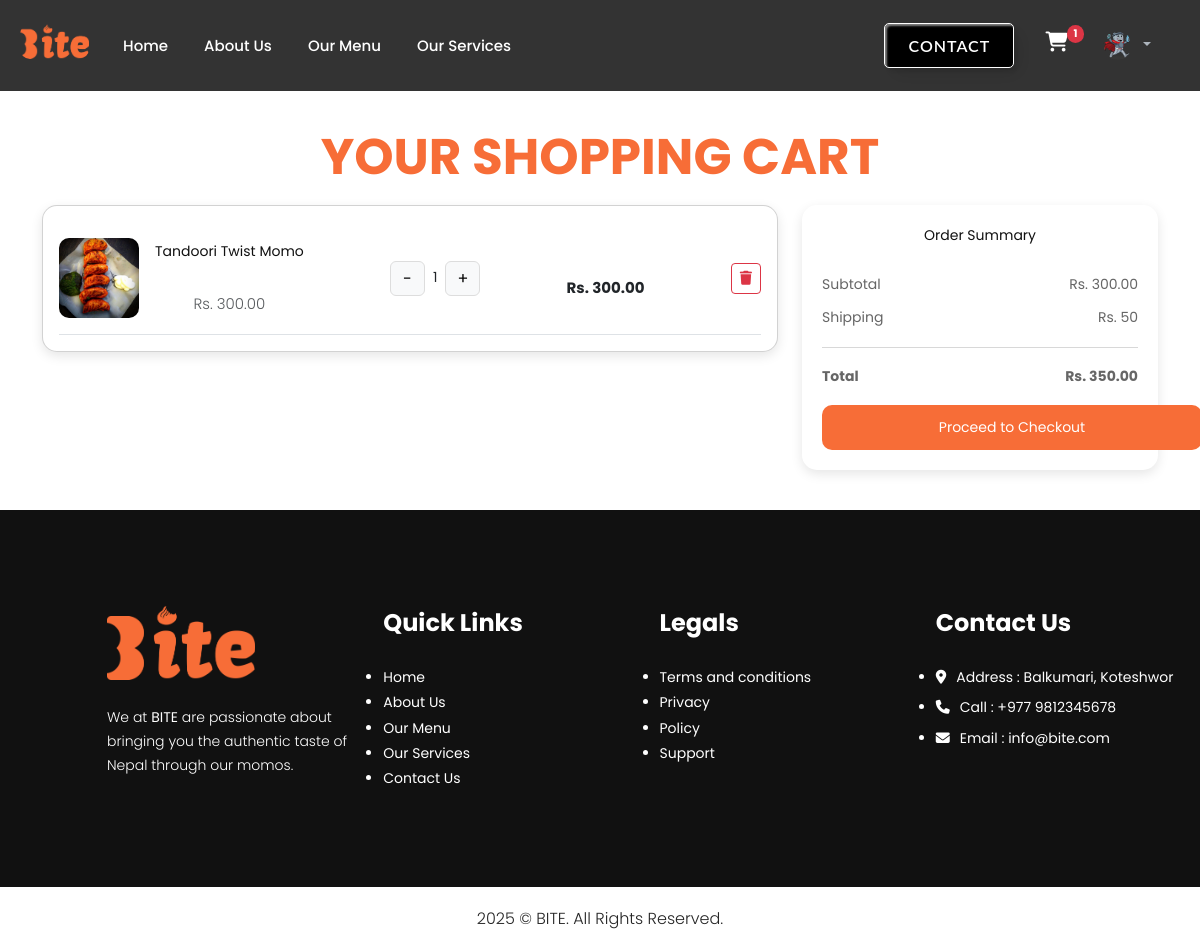
The app's page /cart/ (signed in) with its own data.
### accounts/models.py (models this page shows)
class Profile(models.Model):
    user=models.OneToOneField(User, on_delete=models.CASCADE,related_name='profile')
    profile_picture=models.ImageField(upload_to="profile_picture")
    bio=models.TextField()
    dob=models.DateField(null=True)
    phone=models.CharField(max_length=50)
    address=models.CharField(max_length=200)
    created_date=models.DateTimeField(auto_now_add=True)

### core/models.py (models this page shows, shortened)
class CartItem(models.Model):
    user = models.ForeignKey(User, on_delete=models.CASCADE)
    product = models.ForeignKey(Momo, on_delete=models.CASCADE)
    quantity = models.PositiveIntegerField(default=1)
    def total_price(self):
        return self.product.price * self.quantity

class Momo(models.Model):
    name = models.CharField(max_length=200)
    category = models.ForeignKey(Category, on_delete=models.CASCADE)
    desc = models.TextField(blank=True)
    price = models.DecimalField(max_digits=8, decimal_places=2)
    image = models.ImageField(upload_to="images")

### core/views.py (the view)
# urls.py: path("cart/",cart, name="cart"),
@login_required(login_url='login')
def cart(request):
    cart_items = CartItem.objects.filter(user=request.user)
    subtotal = sum(item.total_price() for item in cart_items)
    shipping = 50 if subtotal > 0 else 0  # flat shipping fee
    total = subtotal + shipping
    return render(request, 'core/cart.html', {
        'cart_items': cart_items,
        'subtotal': subtotal,
        'shipping': shipping,
        'total': total
    })

### core/context_processors.py (called while the page is built)
def cart_item_count(request):
    if request.user.is_authenticated:
        count = CartItem.objects.filter(user=request.user).count()
    else:
        count = 0
    return {'cart_item_count': count}

### core/templates/core/cart.html (shortened to what this page needs)
{% extends "core/base.html" %}
{% load static %}
{% block content %}
<div class="container" style="padding-top: 120px; padding-bottom: 40px; text-align: center;">
  <h2 class="cart-text">Your Shopping Cart</h2>
  <div class="row">
    <div class="col-lg-8">
      <div class="card cart-card p-3 mb-3">
        {% for item in cart_items %}
        <div class="d-flex align-items-center justify-content-between border-bottom py-3">
          <div class="d-flex align-items-center gap-3">
            <img src="{{ item.product.image.url }}" class="cart-img" alt="{{ item.product.name }}">
            <div>
              <h5 class="mb-1">{{ item.product.name }}</h5>
              <p class="mb-0 text-muted">Rs. {{ item.product.price }}</p>
            </div>
          </div>
          <div class="d-flex align-items-center gap-2">
            <form action="{% url 'decrease_quantity' item.id %}" method="post">{% csrf_token %}
              <button type="submit" class="btn btn-light btn-quantity">-</button>
            </form>
            <span>{{ item.quantity }}</span>
            <form action="{% url 'increase_quantity' item.id %}" method="post">{% csrf_token %}
              <button type="submit" class="btn btn-light btn-quantity">+</button>
            </form>
          </div>
          <div>
            <p class="mb-0 fw-bold">Rs. {{ item.total_price }}</p>
          </div>
          <form action="{% url 'remove_from_cart' item.id %}" method="post">{% csrf_token %}
            <button type="submit" class="btn btn-outline-danger btn-sm"><i class="fa-solid fa-trash"></i></button>
          </form>
        </div>
        {% empty %}
        <p class="text-center my-3">Your cart is empty 🛒</p>
        {% endfor %}
      </div>
    </div>
    <div class="col-lg-4">
      <div class="summary-card">
        <h5 class="mb-3">Order Summary</h5>
        <div class="d-flex justify-content-between mb-2">
          <span>Subtotal</span>
          <span>Rs. {{ subtotal }}</span>
        </div>
        <div class="d-flex justify-content-between mb-2">
          <span>Shipping</span>
          <span>Rs. {{ shipping }}</span>
        </div>
        <hr>
        <div class="d-flex justify-content-between fw-bold mb-3">
          <span>Total</span>
          <span>Rs. {{ total }}</span>
        </div>
       <button type="button" class="checkout-btn" data-bs-toggle="modal" data-bs-target="#checkoutModal">
              Proceed to Checkout
            </button>
      </div>
    </div>
  </div>
</div>
<div class="position-fixed top-0 end-0 p-3" style="z-index: 1100;">
</div>
 {% endblock content %}

### core/templates/core/base.html (shortened to what this page needs)
<!DOCTYPE html>
{% load static %}
<html lang="en">
<head>
   <link rel="stylesheet" href="https://cdnjs.cloudflare.com/ajax/libs/fancybox/2.1.5/jquery.fancybox.min.css"
      media="screen">
   <link rel="stylesheet" href="https://cdn.jsdelivr.net/npm/bootstrap@5.3.0/dist/css/bootstrap.min.css">
   <link rel="stylesheet" href="https://cdn.jsdelivr.net/npm/bootstrap@5.3.0/dist/js/bootstrap.bundle.min.js">
<link rel="stylesheet" href="//cdn.jsdelivr.net/npm/alertifyjs@1.14.0/build/css/alertify.min.css"/>
    <link href="https://unpkg.com/aos@2.3.1/dist/aos.css" rel="stylesheet">
   <link rel="stylesheet" href="{% static 'css/style.css' %}">
   <link rel="stylesheet" href="{% static 'css/s.css' %}">
</head>
<body>
   <nav class="navbar navbar-expand-lg new_navbar bg-transparent" data-bs-theme="dark">
      <div class="container-fluid nav-container">
        <a class="navbar-brand brand-logo" href="/">
  <img src="{% static 'images/Bbbite.png' %}" alt="Momos Logo">
</a>
         <div class="collapse navbar-collapse" id="navbarSupportedContent">
            <ul class="navbar-nav me-auto mb-2 mb-lg-0">
               <li class="nav-item  ">
                  <a class="nav-link" href="{%url 'index' %}">Home</a>
               </li>
               <li class="nav-item ">
                  <a class="nav-link" href="{% url 'about' %}">About Us</a>
               </li>
               <li class="nav-item  ">
                  <a class="nav-link" href="{% url 'menu' %}">Our Menu</a>
               </li>
               <li class="nav-item  ">
                  <a class="nav-link" href="{% url 'services' %}">Our Services</a>
               </li>
            </ul>
            <div class="nav-right">
            <a href="{% url 'contact' %}"><button class="custom-btn btn-1" style="height: 45px; ">Contact</button></a>
            <div class="d=flex gap-3 px-3">
               {% if request.user.is_authenticated %}
              <div class="dropdown">
           <a href="{% url 'cart' %}" class="position-relative">
    <i class="fa-solid fa-cart-shopping" id="cart-btn"></i>
    {% if cart_item_count > 0 %}
    <span class="position-absolute top-0 start-100 badge rounded-pill bg-danger cart-badge">
        {{ cart_item_count }}
    </span>
    {% endif %}
</a>
  <button class="btn dropdown-toggle" type="button" data-bs-toggle="dropdown" aria-expanded="false">
    {% if request.user.profile.profile_picture %}
    <img src="{{request.user.profile.profile_picture.url }}" style="height: 35px; width: 35px; border-radius: 50%; border: 3px solid rgba(255, 255, 255, 0);" alt="">
   {% else %}
   <img src="{% static 'images/avatar.png' %}" style="height: 35px; width: 35px; border-radius: 50%; border: 3px solid rgb(255, 255, 255); background-color: rgba(255, 255, 255, 0);" alt="">
   {% endif %}
  </button>
</div>
               {% else %}
                  <a href="{% url 'login' %}"><button class="auth_btn" >Login</button></a>
             <a href="{% url 'register' %}"><button class="auth_btn">Register</button></a>
               {% endif %}
            </div>
            </div>
         </div>
      </div>
   </nav>
{% block content %}
{% endblock content %}
    <div class="footer_section layout_padding">
      <div class="container-fluid">
         <div class="row" style="padding-left: 95px;">
            <div class="col-lg-3 col-sm-6">
               <img src="{% static 'images/Bbbite.png' %}" alt="Momos Logo" style="height: 75px; width: auto;"> <br>
               <p class="footer_text" style="width: 250px; padding-top: 25px;">We at <b style="font: bold;">BITE</b> are passionate about bringing you
                  the authentic taste of Nepal through our momos. </p>
            </div>
            <div class="col-lg-3 col-sm-6">
               <h3 class="useful_text">Quick Links</h3>
               <div class="footer_menu">
                  <ul>
                     <li><a href="{%url 'index' %}">Home</a></li>
                     <li><a href="{% url 'about' %}">About Us</a></li>
                     <li><a href="{% url 'menu' %}">Our Menu</a></li>
                     <li><a href="{% url 'services' %}">Our Services</a></li>
                     <li><a href="{% url 'contact' %}">Contact Us</a></li>
                  </ul>
               </div>
            </div>
            <div class="col-lg-3 col-sm-6">
               <h3 class="useful_text">Legals</h3>
               <div class="footer_menu">
                  <ul>
                     <li><a href="#">Terms and conditions</a></li>
                     <li><a href="#">Privacy</a></li>
                     <li><a href="#">Policy</a></li>
                     <li><a href="#">Support</a></li>
                  </ul>
               </div>
            </div>
            <div class="col-lg-3 col-sm-6">
               <h1 class="useful_text">Contact Us</h1>
               <div class="location_text">
                  <ul>
                     <li>
                        <a href="#">
                           <i class="fa fa-map-marker" aria-hidden="true"></i><span class="padding_left_10">Address :
                              Balkumari, Koteshwor</span>
                        </a>
                     </li>
                     <li>
                        <a href="tel:9816107823">
                           <i class="fa fa-phone" aria-hidden="true"></i><span class="padding_left_10">Call :
                              +977 9812345678</span>
                        </a>
                     </li>
                     <li>
                        <a href="mailto:sujanthadarai710@gmail.com ">
                           <i class="fa fa-envelope" aria-hidden="true"></i><span class="padding_left_10">Email :
                              info@bite.com</span>
                        </a>
                     </li>
                  </ul>
               </div>
            </div>
         </div>
      </div>
   </div>
   <div class="copyright_section">
      <div class="container">
         <p class="copyright_text">2025 &copy; BITE. All Rights Reserved.</p>
      </div>
   </div>
</body>
</html>

### core/static/css/style.css (style rules this page uses)
* { box-sizing: border-box !important; transition: ease all 0.5s; }
html { scroll-behavior: smooth; }
body { color: #666666; font-size: 14px; font-family: 'Poppins', sans-serif; line-height: 1.80857; font-weight: normal; overflow-x: hidden !important; margin: 0; padding: 0; }
a { color: #1f1f1f; text-decoration: none !important; outline: none !important; transition: all 0.3s ease-in-out; }
h1, h2, h3, h4, h5, h6 { letter-spacing: 0; font-weight: normal; position: relative; padding: 0 0 10px 0; line-height: normal; color: #111111; margin: 0; }
h1 { font-size: 24px; }
h2 { font-size: 22px; }
h3 { font-size: 18px; }
h5 { font-size: 14px; }
p { margin: 20px 0; font-weight: 300; font-size: 15px; line-height: 24px; }
img { max-width: 100%; height: auto; }
.layout_padding { padding: 90px 0; }
.new_navbar { padding: 15px 0; transition: all 0.3s ease; position: fixed; width: 100%; top: 0; z-index: 1000; background-color: rgba(0, 0, 0, 0.8) !important; }
.nav-container { padding: 0 20px; }
.brand-logo { font-size: 28px; font-weight: 700; color: white !important; }
.navbar-nav .nav-link { color: white !important; font-weight: 500; margin: 0 10px; position: relative; font-size: 15px; }
.custom-btn { padding: 8px 20px; border: none; font-size: 16px; color: #fff; border-radius: 5px; letter-spacing: 1px; font-weight: 600; text-transform: uppercase; cursor: pointer; transition: all 0.3s ease; outline: none; background: #f76d37; }
#cart-btn { font-size: 20px; color: white; padding-right:15px; }
.nav-right { display: flex; flex-direction: row; justify-content: center; align-items: center; gap: 15px; }
.footer_section { width: 100%; float: left; background: #111111 !important; height: auto; padding: 95px 0px; }
.useful_text { width: 100%; font-size: 24px; color: white; margin-bottom: 15px; font-weight: bold; }
.footer_text { width: 100%; float: left; font-size: 14px; color:white; margin: 0px; }
.footer_menu { width: 100%; float: left; }
.footer_menu ul { margin: 0px; padding: 0px; }
.footer_menu li { font-size: 14px; color: #ffffff; }
.footer_menu li a { color: #ffffff; }
.location_text { width: 100%; float: left; }
.location_text ul { margin: 0px; padding: 0px; }
.location_text li { font-size: 14px; color: #ffffff; padding: 0px 0px 5px 0px; }
.location_text li a { color: #ffffff; }
.padding_left_10 { padding-left: 10px; }
.copyright_section { width: 100%; float: left; background-color: #ffffff; height: auto; }
.copyright_text { width: 100%; float: left; font-size: 16px; color: #252525; text-align: center; margin-left: 0px; }

### core/static/css/s.css (style rules this page uses)
html { scroll-behavior: smooth; }
.custom-btn { width: 130px; height: 40px; color: #fff; border-radius: 5px; font-family: 'Lato', sans-serif; font-weight: 500; background: transparent; cursor: pointer; transition: all 0.3s ease; position: relative; display: inline-block; box-shadow: inset 2px 2px 2px 0px rgba(255, 255, 255, .5), 7px 7px 20px 0px rgba(0, 0, 0, .1), 4px 4px 5px 0px rgba(0, 0, 0, .1); outline: none; }
.btn-1 { background: black; border: 1px solid white; font-weight: 600; }
.cart-text { color: #f76d37; font-weight: bold; text-transform: uppercase; font-size: 50px; justify-content: center; }
.cart-card { border-radius: 15px; box-shadow: 0 4px 12px rgba(0,0,0,0.1); }
.cart-img { width: 80px; height: 80px; object-fit: cover; border-radius: 10px; }
.btn-quantity { border: 1px solid #ddd; width: 35px; height: 35px; text-align: center; padding: 0; line-height: 33px; }
.summary-card { border-radius: 15px; box-shadow: 0 4px 12px rgba(0,0,0,0.1); padding: 20px; }
.checkout-btn { background-color: #f76d37; color: white; border: none; height: 45px; width: 380px; padding-left: 15px; padding-right: 15px; border-radius: 10px; }
.cart-badge { transform: translate(-20px, -50%); }

### core/templates/core/base.html (style rules this page uses)
.brand-logo img { height: 35px; border-radius: 10px; position: relative; top: -5px; }

### records on screen
CartItem: product.image (picture), product.name "Tandoori Twist Momo", product.price "300.00", quantity "1", total_price "300.00"

### other values on screen
{{ cart_item_count }} "1"
{{ subtotal }} "300.00"
{{ shipping }} "50"
{{ total }} "350.00"
